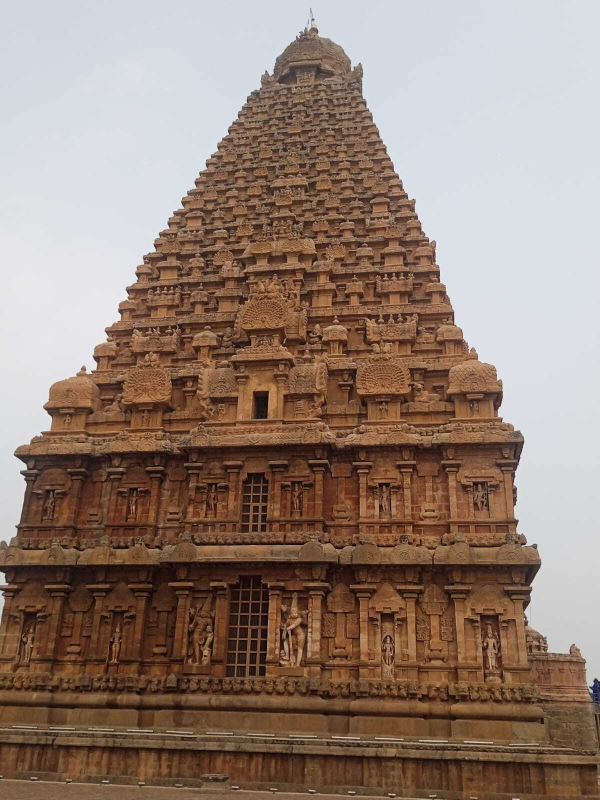
#> input picture R.jpg, 1200 x 1600 px (shown at 1/2 size)
$ jupyter execute 'Ex 12.ipynb'
#> lines starting #> are read from the running program, lines starting #| are printed output that depends on the picture; after the words box and inside, x2 and y2 are one past the last pixel; in counts of white or black regions, pixels touching at a corner belong together
## Ex. No: 12
## Face Detection using Haar Cascades with OpenCV
## Name : Rasindhan R
## Reg. No : 212224230222

[cell 1]
import cv2
import numpy as np
import matplotlib.pyplot as plt

[cell 2]
# Step 1: Read the image and convert the image into RGB
image = cv2.imread('R.jpg')  # Replace with your image path
#> image is the input picture: shape (1600, 1200, 3); mean B, G, R 116, 127.5, 147.4
image_rgb = cv2.cvtColor(image, cv2.COLOR_BGR2RGB)

[cell 3]
# Step 2: Display the original image
plt.imshow(image_rgb)
plt.title("Original Image")
plt.axis('on')
plt.show()

[cell 4]
# Step 4: Set the pixels to display the ROI (Region of Interest)
# Define the coordinates for the Region of Interest (ROI)
# (startY:endY, startX:endX)
roi = image[100:420, 200:550]  # ROI coordinates (adjust as needed)
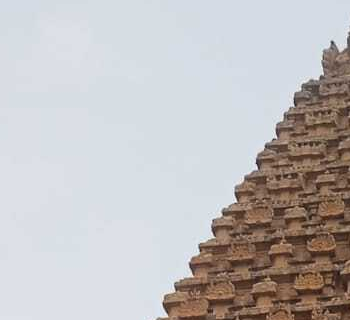
#> roi: shape (320, 350, 3); mean B, G, R 188.5, 187.9, 190.9

# Create a blank mask of the same size as the original image
mask = np.zeros_like(image)

# Place the ROI on the mask
mask[100:420, 200:550] = roi
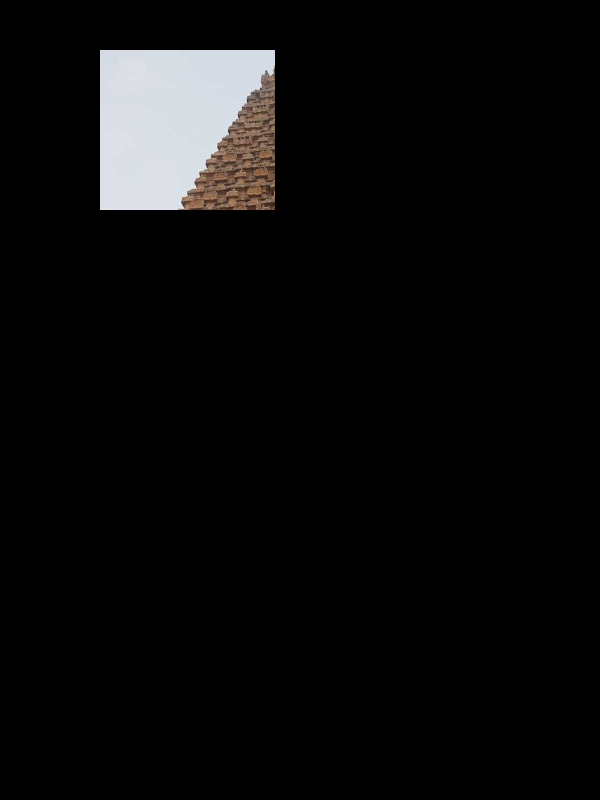
#> mask: shape (1600, 1200, 3) (shown at 1/2 size); mean B, G, R 11, 11, 11.1

[cell 5]
# Step 5: Perform bitwise conjunction of the two arrays using bitwise_and
segmented_roi = cv2.bitwise_and(image, mask)

[cell 6]
# Step 6: Display the segmented ROI from the image
segmented_roi_rgb = cv2.cvtColor(segmented_roi, cv2.COLOR_BGR2RGB)
plt.imshow(segmented_roi_rgb)
plt.title("Segmented ROI")
plt.axis('off')
plt.show()

[cell 7]
import cv2
import numpy as np
import matplotlib.pyplot as plt

[cell 8]
# Step 1: Read the image and convert it to RGB for displaying
image = cv2.imread('Rasi.jpg')  # Replace with your actual image file path
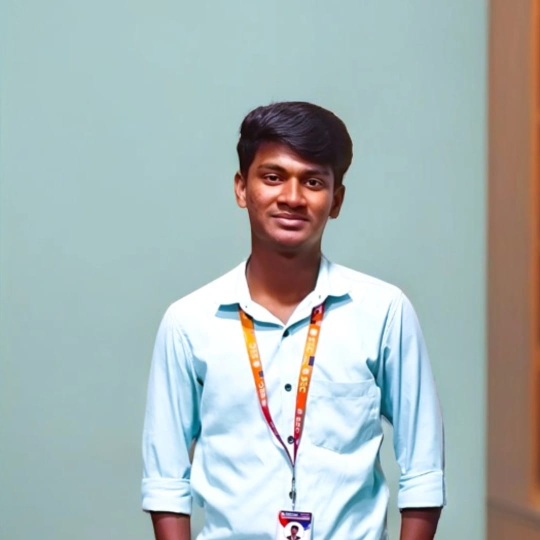
#> input picture Rasi.jpg, 1080 x 1080 px (shown at 1/2 size)
#> image is the input picture: shape (1080, 1080, 3); mean B, G, R 182.6, 182.9, 168.8
image_rgb = cv2.cvtColor(image, cv2.COLOR_BGR2RGB)  # Convert BGR to RGB
#> image_rgb: shape (1080, 1080, 3)

[cell 9]
# Original Image
plt.imshow(image_rgb)
plt.title("Original Image")
plt.axis('off')

[cell 10]
# Step 2: Convert the image to grayscale
gray_image = cv2.cvtColor(image, cv2.COLOR_BGR2GRAY)  # Convert to grayscale
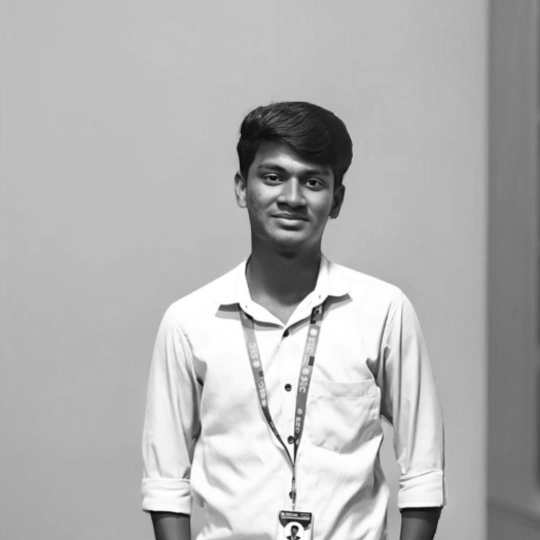
#> gray_image: shape (1080, 1080) (shown at 1/2 size); min 2, max 255, mean 178.7

[cell 11]
# Step 3: Apply Gaussian blur to reduce noise
blurred_image = cv2.GaussianBlur(gray_image, (5, 5), 0)  # Apply Gaussian blur (5x5 kernel)

[cell 12]
# Step 5: Use Canny edge detector to find edges
edges = cv2.Canny(blurred_image, 50, 150)  # Detect edges using Canny (thresholds 50 and 150)
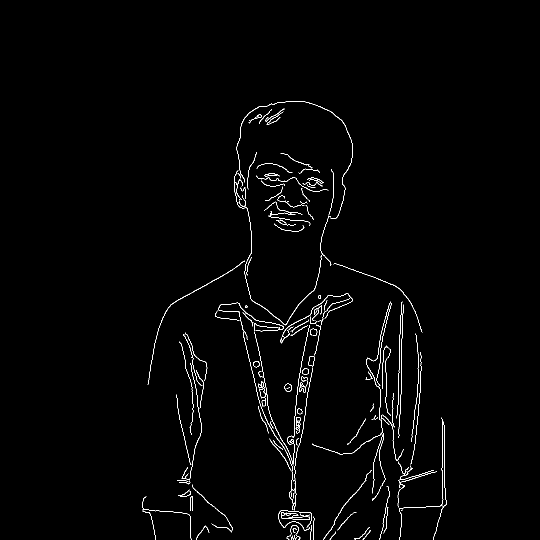
#> edges: shape (1080, 1080) (shown at 1/2 size); 1.2% white in thin lines or dots, all inside (x1, y1, x2, y2) = (284, 203, 894, 1080)

[cell 13]
# Canny Edge Detection
plt.imshow(edges, cmap='gray')
plt.title("Canny Edge Detection")
plt.axis('off')

[cell 14]
# Step 6: Find contours in the edged image
contours, _ = cv2.findContours(edges, cv2.RETR_EXTERNAL, cv2.CHAIN_APPROX_SIMPLE)
#> contours = 154 contours, 115 with area under 20; largest, box (x1, y1, x2, y2) and area: (616, 712, 629, 734) 180, (569, 767, 583, 783) 168, (468, 341, 644, 651) 140, (592, 834, 602, 856) 126, (605, 736, 618, 749) 120

[cell 15]
# Step 7: Filter contours based on area and draw bounding boxes
result_image = image.copy()  # Create a copy of the original image to draw bounding boxes
for contour in contours:
    if cv2.contourArea(contour) > 50:  # Filter out small areas
        x, y, w, h = cv2.boundingRect(contour)  # Get the bounding box for the contour
        cv2.rectangle(result_image, (x, y), (x + w, y + h), (0, 255, 0), 2)  # Draw the rectangle
#> this loop made 154 passes
#> (x, y, w, h) on passes 31, 36, 52, 55, 59, 63, 64, 70, 73, 76, 84, 104: (384, 969, 82, 92), (647, 940, 96, 140), (592, 834, 10, 22), (595, 817, 10, 12), (523, 796, 9, 17), (569, 767, 14, 16), (598, 764, 14, 22), (605, 736, 13, 13), (506, 722, 13, 13), (616, 712, 13, 22), (508, 663, 81, 266), (436, 605, 150, 337)
#> contour on passes 1, 14, 21, 27, 38, 56: [[581, 1073], [582, 1074], [582, 1079], [582, 1074]], [[597, 1031]], [[804, 1019], [803, 1020], [803, 1021], [804, 1020]], [[583, 985], [583, 993]], [[587, 930]], [[524, 813]]
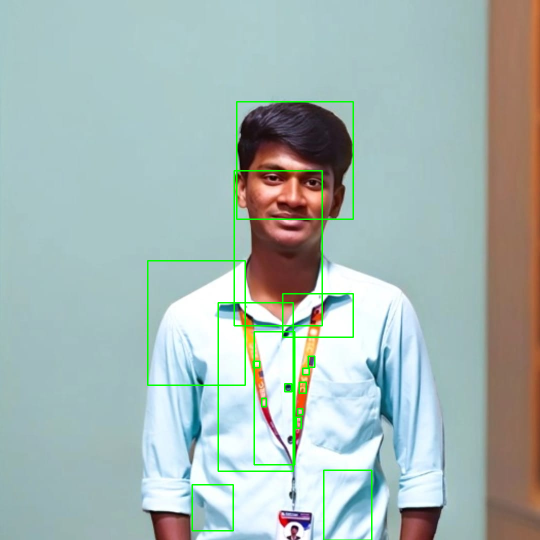
#> result_image: shape (1080, 1080, 3) (shown at 1/2 size); 1.56% of pixels changed, all inside (x1, y1, x2, y2) = (294, 202, 745, 1080)

[cell 16]
# Handwriting Detection Result
plt.imshow(cv2.cvtColor(result_image, cv2.COLOR_BGR2RGB))
plt.title("Handwriting Detection")
plt.axis('off')
